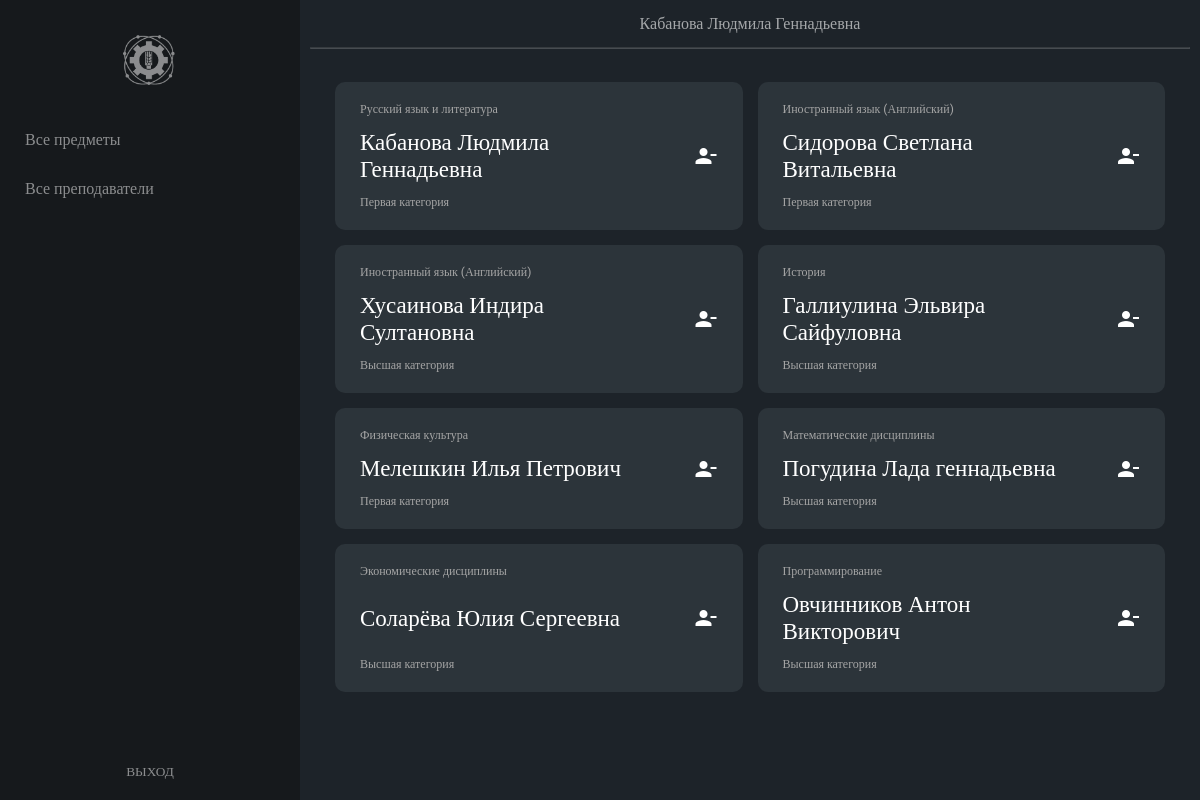
The app's page /pages/lk/allteachers.php (signed in) with its own data.
### tables this page shows
CREATE TABLE `profiles` (
  `id_profile` int(11) NOT NULL,
  `profile_name` varchar(255) NOT NULL
);

CREATE TABLE `teachers` (
  `id_teacher` int(11) NOT NULL,
  `fio` varchar(255) NOT NULL,
  `id_category` int(11) DEFAULT NULL,
  `email` varchar(255) NOT NULL,
  `password` varchar(255) NOT NULL,
  `id_role` int(11) DEFAULT NULL
);

CREATE TABLE `categories` (
  `id_category` int(11) NOT NULL,
  `category_name` varchar(255) NOT NULL
);

### pages/lk/allteachers.php (the view, shortened to what this page needs)
<?php
    require_once './../../php/connection.php';
    $result = mysqli_query($link,
    "SELECT
    `teachers`.`id_teacher`,
    `teachers`.`fio`,
    `categories`.`category_name`
    FROM
    `teachers`,
    `categories`
    WHERE
    `teachers`.`id_category` = `categories`.`id_category`
    ORDER BY `teachers`.`id_teacher`
    ;");
    $teachers = mysqli_fetch_all($result);
?>
<!DOCTYPE html>
<html lang='ru'>
<head>
    <link rel='stylesheet' href='./../../styles/style.css'>
</head>
<body>
    <?php include './includes/nav.php'; ?>
    <main>
        <?php include './includes/header.php'; ?>
        <section class="all-subjects">
            <?
                foreach ($teachers as $teacher)
                {
                    $profiles = mysqli_fetch_all(mysqli_query($link, "SELECT
                    `profile_name`
                    FROM
                    `profiles`,
                    `teacher-profile`,
                    `teachers`
                    WHERE
                    `teachers`.`id_teacher` = $teacher[0] AND
                    `teacher-profile`.`id_teacher` = `teachers`.`id_teacher` AND
                    `teacher-profile`.`id_profile` = `profiles`.`id_profile`;"));
                    ?>
                    <div class="subject-wrapper" data-subjectId="<?=$teacher[0]?>">
                        <div>
                            <p class="subject-profile">
                                <?
                                    foreach ($profiles as $index => $profile) {
                                        if ($index !== count($profiles) - 1) {
                                            echo $profile[0] . ', ';
                                        }
                                        else {
                                            echo $profile[0];
                                        }
                                    }
                                ?>
                            </p>
                            <p class="subject-name"><?=$teacher[1]?></p>
                            <p class="subject-desc"><?=$teacher[2]?></p>
                        </div>
                        <button class="removeSubject" id="removeTeacher">
                            <span class="material-icons">
                            </span>
                        </button>
                    </div>
                    <?
                }
            ?>
        </section>
    </main>
</body>
</html>

### pages/lk/includes/nav.php (shortened to what this page needs)
<aside class="menu">
    <a href="./" style="display: flex" class="logo-wrapper">
        <img src="./../../img/log_blog.png" alt="logo" class="header-logo">
    </a>
    <nav>
        <a href="./allsubjects.php">Все предметы</a>
        <a href="./allteachers.php">Все преподаватели</a>
    </nav>
    <?php
        if (isset($_COOKIE['id_user']) || isset($_COOKIE['id_admin'])) {
            ?>
            <form action="./../../../php/logout.php" method="GET">
                <input type="submit" class="logout" value="ВЫХОД">
            </form>
            <?php
        }
    ?>
</aside>

### pages/lk/includes/header.php
<header>
    <div class="container">
        <div class="center">
            <p>
                <a href='./index.php'> <?
                if(isset($_COOKIE['id_user'])) {
                    echo $_COOKIE['id_user'];
                }
                else if(isset($_COOKIE['id_admin'])){
                    echo $_COOKIE['id_admin'];
                };
                ?> </a>
            </p>
        </div>
    </div>
    <hr>
</header>

### styles/style.css (style rules this page uses)
*, *::after, *::before { box-sizing: border-box; margin: 0; padding: 0; }
a { text-decoration: none; color: #000000; }
button { border: none; outline: none; background-color: transparent; }
button span.material-icons { display: block; }
input { border: none; outline: none; }
html, body { width: 100%; }
html { height: 100%; }
body, input, a, textarea { font-family: "Roboto", serif; }
body { min-height: 100%; color: #FFFFFF; background-color: #1d2329; display: flex; flex-flow: row nowrap; }
.container { width: 100%; max-width: 1440px; margin: 0 auto; }
main { display: flex; flex-flow: column nowrap; flex-grow: 1; }
main section { padding: 35px; }
aside { min-height: -webkit-min-content; min-height: min-content; max-height: 100vh; position: sticky; top: 0; left: 0; display: flex; flex-flow: column nowrap; min-width: 300px; max-width: 300px; align-self: stretch; background-color: #16191c; overflow-x: hidden; }
aside img { opacity: 0.5; margin: 10px auto; margin-top: 35px; height: 50px; transition: 0.3s opacity; }
aside nav { flex-grow: 1; padding-top: 20px; display: flex; flex-flow: column nowrap; margin-bottom: 150px; }
aside .logo-wrapper { width: -webkit-fit-content; width: fit-content; margin: 0 auto; }
aside a:not(.logo-wrapper) { color: #FFFFFF; padding: 15px 25px; padding-right: 50px; opacity: 0.5; transition: 0.5s background, 0.3s opacity; }
aside form input { color: #FFFFFF; padding: 20px 25px; opacity: 0.5; cursor: pointer; width: 100%; transition: 0.5s background, 0.3s opacity; background-color: transparent; }
header .container { height: 100%; min-height: 45px; display: flex; justify-content: center; align-items: center; }
header .container p { height: 100%; width: 100%; }
header .container p a { display: flex; justify-content: center; align-items: center; height: 100%; opacity: 0.6; width: 100%; color: #FFFFFF; transition: 0.6s opacity; }
header hr { margin: 0 10px; opacity: 0.2; height: 1px; }
section { padding: 25px; width: 100%; }
section.all-subjects, section.all-groups { display: grid; grid-template-columns: 1fr 1fr 1fr 1fr; grid-gap: 15px; }
div.subject-wrapper, a.groups-wrapper { border-radius: 10px; display: flex; flex-flow: row nowrap; justify-content: space-between; align-items: center; padding: 20px 25px; background-color: #2c343a; min-width: 300px; }
div.subject-wrapper div, a.groups-wrapper div { display: flex; flex-flow: column nowrap; justify-content: space-between; align-items: flex-start; height: 100%; }
div.subject-wrapper div p, a.groups-wrapper div p { margin-bottom: 12px; }
div.subject-wrapper div p:last-child, a.groups-wrapper div p:last-child { margin-bottom: unset; }
div.subject-wrapper p.subject-profile, div.subject-wrapper p.subject-desc, div.subject-wrapper p.group-profile, div.subject-wrapper p.group-desc, a.groups-wrapper p.subject-profile, a.groups-wrapper p.subject-desc, a.groups-wrapper p.group-profile, a.groups-wrapper p.group-desc { color: #A5A5A5; font-size: 12px; }
div.subject-wrapper p.subject-desc, div.subject-wrapper p.group-desc, a.groups-wrapper p.subject-desc, a.groups-wrapper p.group-desc { max-width: 200px; }
div.subject-wrapper p.subject-name, div.subject-wrapper p.group-name, a.groups-wrapper p.subject-name, a.groups-wrapper p.group-name { color: #fff; font-size: 23px; max-width: 300px; }
button.removeSubject span { color: #fff; }
@media screen and (max-width: 1600px) { section.all-subjects, section.all-groups { display: grid; grid-template-columns: 1fr 1fr 1fr; grid-gap: 15px; } }
@media screen and (max-width: 1400px) { section.all-subjects, section.all-groups { display: grid; grid-template-columns: 1fr 1fr; grid-gap: 15px; } }

### records on screen
teachers: fio "Кабанова Людмила Геннадьевна", id_category.category_name "Первая категория"
profiles: profile_name "Русский язык и литература"
teachers: fio "Сидорова Светлана Витальевна", id_category.category_name "Первая категория"
profiles: profile_name "Иностранный язык (Английский)"
teachers: fio "Хусаинова Индира Султановна", id_category.category_name "Высшая категория"
teachers: fio "Галлиулина Эльвира Сайфуловна", id_category.category_name "Высшая категория"
profiles: profile_name "История"
teachers: fio "Мелешкин Илья Петрович", id_category.category_name "Первая категория"
profiles: profile_name "Физическая культура"
teachers: fio "Погудина Лада геннадьевна", id_category.category_name "Высшая категория"
profiles: profile_name "Математические дисциплины"
teachers: fio "Соларёва Юлия Сергеевна", id_category.category_name "Высшая категория"
profiles: profile_name "Экономические дисциплины"
teachers: fio "Овчинников Антон Викторович", id_category.category_name "Высшая категория"
profiles: profile_name "Программирование"

### other values on screen
$_COOKIE['id_user'] "Кабанова Людмила Геннадьевна"
